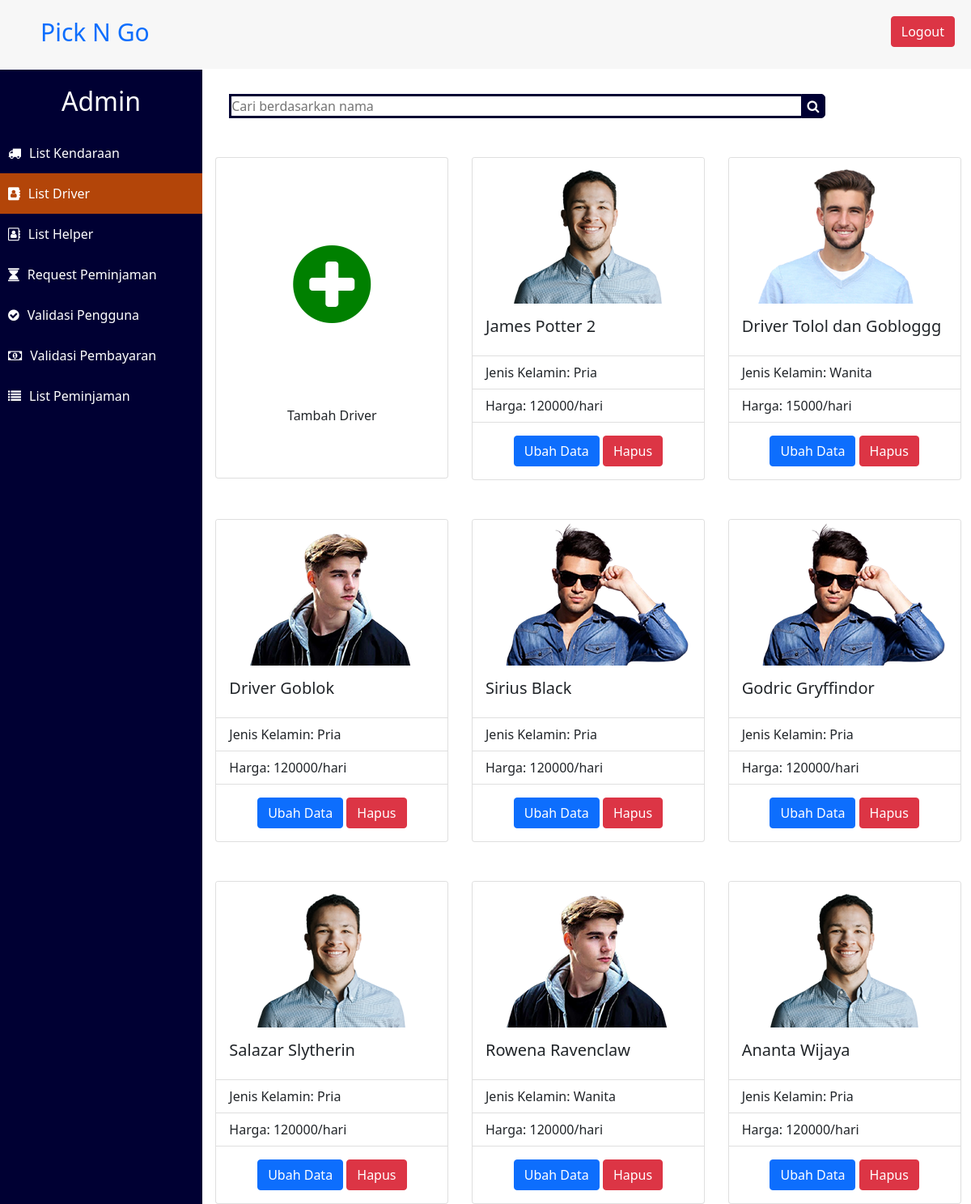
Page /Final_Project-Prak_Basdat/list_driver_admin.php (signed in) on the earlier database version.
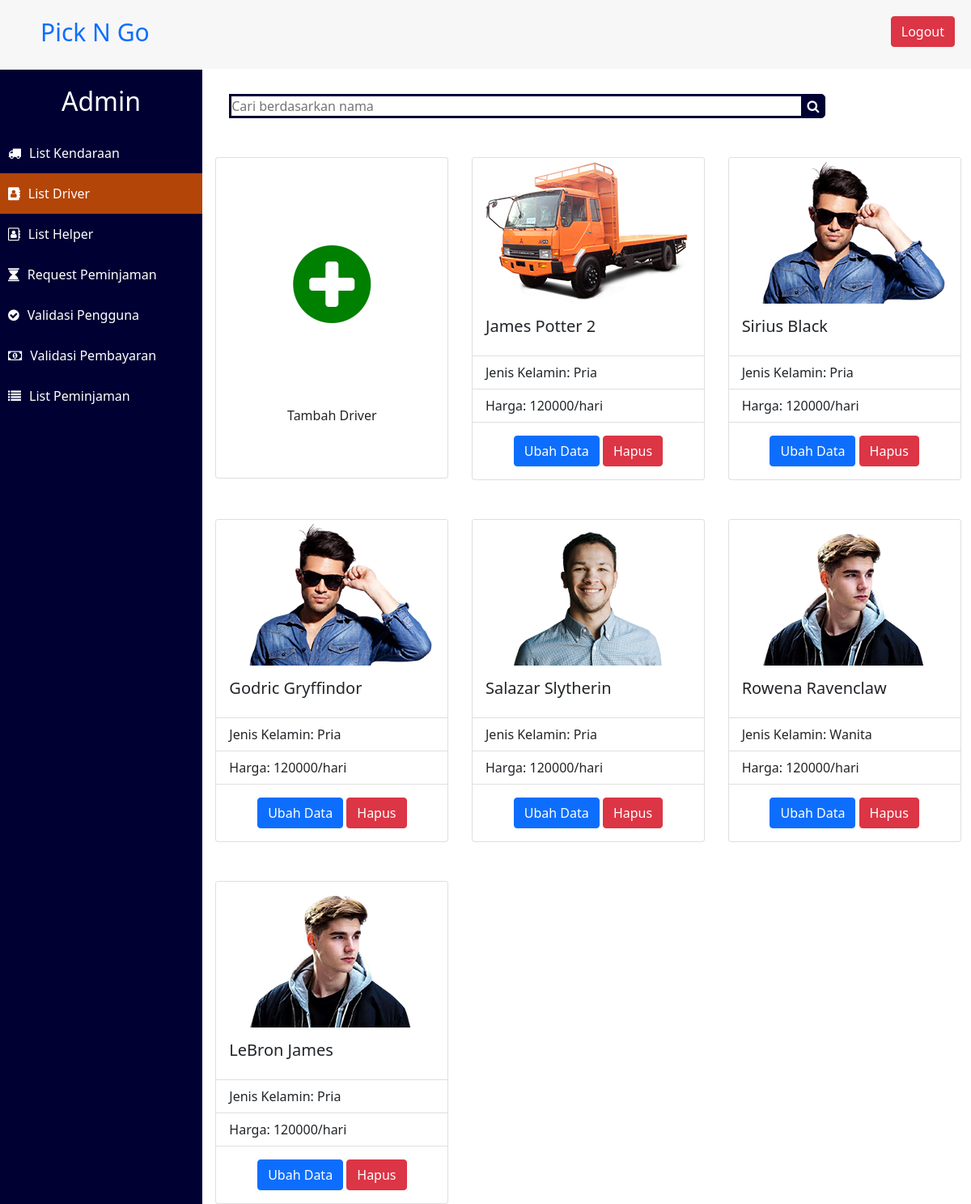
Same page on the later database version.
### tables this page shows
CREATE TABLE `driver` (
  `ID_driver` int(11) NOT NULL,
  `nama` varchar(30) NOT NULL,
  `jenis_kelamin` enum('Pria','Wanita') NOT NULL,
  `tarif` int(11) NOT NULL,
  `nama_foto` varchar(20) NOT NULL
);

### Final_Project-Prak_Basdat/functions.php (called while the page is built, shortened)
<?php
$conn = mysqli_connect("localhost", "root", "", "peminjaman_pickup_dan_truck_db");
function read($query) {
	global $conn;
	$result = mysqli_query($conn, $query);
	$records = [];
	while ($tuples = mysqli_fetch_assoc($result)) {
		$records[] = $tuples;
	}
	return $records;
}
?>

### Final_Project-Prak_Basdat/list_driver_admin.php (the view, shortened to what this page needs)
<?php
	require 'functions.php';
	$tuples = read("SELECT * FROM driver;");
?>
<!DOCTYPE html>
<html lang="en">
  <head>
    <link rel="stylesheet" href="https://cdnjs.cloudflare.com/ajax/libs/font-awesome/4.7.0/css/font-awesome.min.css">
    <link href="https://cdn.jsdelivr.net/npm/bootstrap@5.0.0-beta3/dist/css/bootstrap.min.css" rel="stylesheet">
    <link rel="stylesheet" type="text/css" href="styling.css">
  </head>
  <body>
  	<nav>
  		<a href="index.php" class="logo">Pick N Go</a>
  		<button type="button" id = "logout-button" class="btn btn-danger" data-bs-toggle="modal" data-bs-target="#modalLogout">
        Logout
      </button>
  	</nav>
  	<div class="sidebar">
  		<h2> Admin </h2>
  		<a href="beranda_admin.php"><i class="fa fa-truck"></i><span>List Kendaraan</span></a>
  		<a href="list_driver_admin.php" style="background-color: #b34509;"><i class = "fa fa-address-book"></i><span>List Driver</span></a>
  		<a href="list_helper_admin.php"><i class = "fa fa-address-book-o"></i><span>List Helper</span></a>
  		<a href="request_peminjaman_admin.php"><i class = "fa fa-hourglass"></i><span>Request Peminjaman</span></a>
  		<a href="validasi_user_admin.php"><i class = "fa fa-check-circle"></i><span>Validasi Pengguna</span></a>
      <a href="validasi_pembayaran_admin.php"><i class = "fa fa-money"></i><span>Validasi Pembayaran</span></a>
  		<a href="list_peminjaman_admin.php"><i class = "fa fa-list"></i><span>List Peminjaman</span></a>
  	</div>
    <div class = "content">
      <form action="" method="post" autocomplete="off" class="search-form">
        <div class="utility-bar">
            <div class="search-bar">
                <input type="text" placeholder = "Cari berdasarkan nama" class="search-field" name="keyword-search-driver">
                <button type="submit" class="fa fa-search search-button" name="search-driver"></button>
            </div>
        </div>
      </form>
      <div class="row card-container">
        <div class="col-xxl-3 col-xl-4 col-lg-6 col-md-6 col-sm-12">
            <div class="card mt-5 mx-auto btn" style="width: 18rem; height: 397px;">
              <i class = "fa fa-plus-circle" style="line-height: 300px; font-size: 7rem; color: green;" data-bs-toggle="modal" data-bs-target="#ModalForm"></i>
              <p>Tambah Driver</p>
            </div>
          </div>
        <?php foreach ($tuples as $tuple): ?>
          <div class="col-xxl-3 col-xl-4 col-lg-6 col-md-6 col-sm-12">
            <div class="card mt-5 mx-auto" style="width: 18rem;">
              <img class="card-img-top" src="Images/Driver/<?= $tuple["nama_foto"]; ?>" alt="Gambar <?= $tuple["nama"] ?>">
              <div class="card-body">
                <h5 class="card-title"><?= $tuple["nama"] ?></h5>
              </div>
              <ul class="list-group list-group-flush">
                <li class="list-group-item">Jenis Kelamin: <?= $tuple["jenis_kelamin"] ?></li>
                <li class="list-group-item">Harga: <?= $tuple["tarif"] ?>/hari</li>
              </ul>
              <div class="card-body text-center">
                <a class="btn btn-primary" role="button" onclick="updateData('<?= $tuple['ID_driver'] ?>', '<?= $tuple['nama'] ?>', '<?= $tuple['jenis_kelamin'] ?>', '<?= $tuple['tarif'] ?>', '<?= $tuple['nama_foto'] ?>')">Ubah Data</a>
                <a class="btn btn-danger" href="deletelogic.php?p_k=<?= $tuple["ID_driver"]; ?>&type=Driver" role="button" onclick="return confirm('Apakah anda yakin akan menghapus data driver <?= $tuple["nama"] ?>?')">Hapus</a>
              </div>
            </div>
          </div>
        <?php endforeach; ?>
      </div>
    </div>
  </body>
</html>

### Final_Project-Prak_Basdat/styling.css (style rules this page uses)
* { padding: 0; margin: 0; text-decoration: none; list-style: none; box-sizing: border-box; }
nav { z-index: 99; background: #f7f7f7; line-height: 80px; position: fixed; width: 100%; }
#logout-button { float: right; margin-right: 20px; margin-top: 20px }
.sidebar { z-index: 99; position: fixed; background: #000033; margin-top: 86px; height: 100%; width: 250px; color: white; }
.logo { margin-left: 50px; font-size: 30px; text-decoration: none }
.sidebar h2 { text-align: center; margin: 20px 0; }
.sidebar a { text-decoration: none; display: block; line-height: 50px; transition: 0.5s; }
.sidebar i { color: white; margin-left: 10px; }
.sidebar span { color: white; margin-left: 10px; }
.card-container { width: 100%; margin-left: 2px; }
.utility-bar { width: 93%; padding-top: 30px; text-align: center; margin: 0 auto; }
.search-bar { display: flex; align-items: center; width: 100%; margin: 0 auto; }
.search-field { border: 3px solid #000033; border-right: none; width: 80%; outline: none; }
.search-button { height: 30px; width: 30px; border: 1px solid #000033; background: #000033; color: white; border-radius: 0 5px 5px 0; }
.content { overflow-x: hidden; margin-left: 250px; padding-top: 86px; }

Differences in the rows shown:
removed driver: nama_foto (picture), nama "Driver Tolol dan Gobloggg", jenis_kelamin "Wanita", tarif "15000"
removed driver: nama_foto (picture), nama "Driver Goblok", jenis_kelamin "Pria", tarif "120000"
removed driver: nama_foto (picture), nama "Ananta Wijaya", jenis_kelamin "Pria", tarif "120000"
changed driver "James Potter 2": nama_foto: a different picture
added driver: nama_foto (picture), nama "LeBron James", jenis_kelamin "Pria", tarif "120000"
